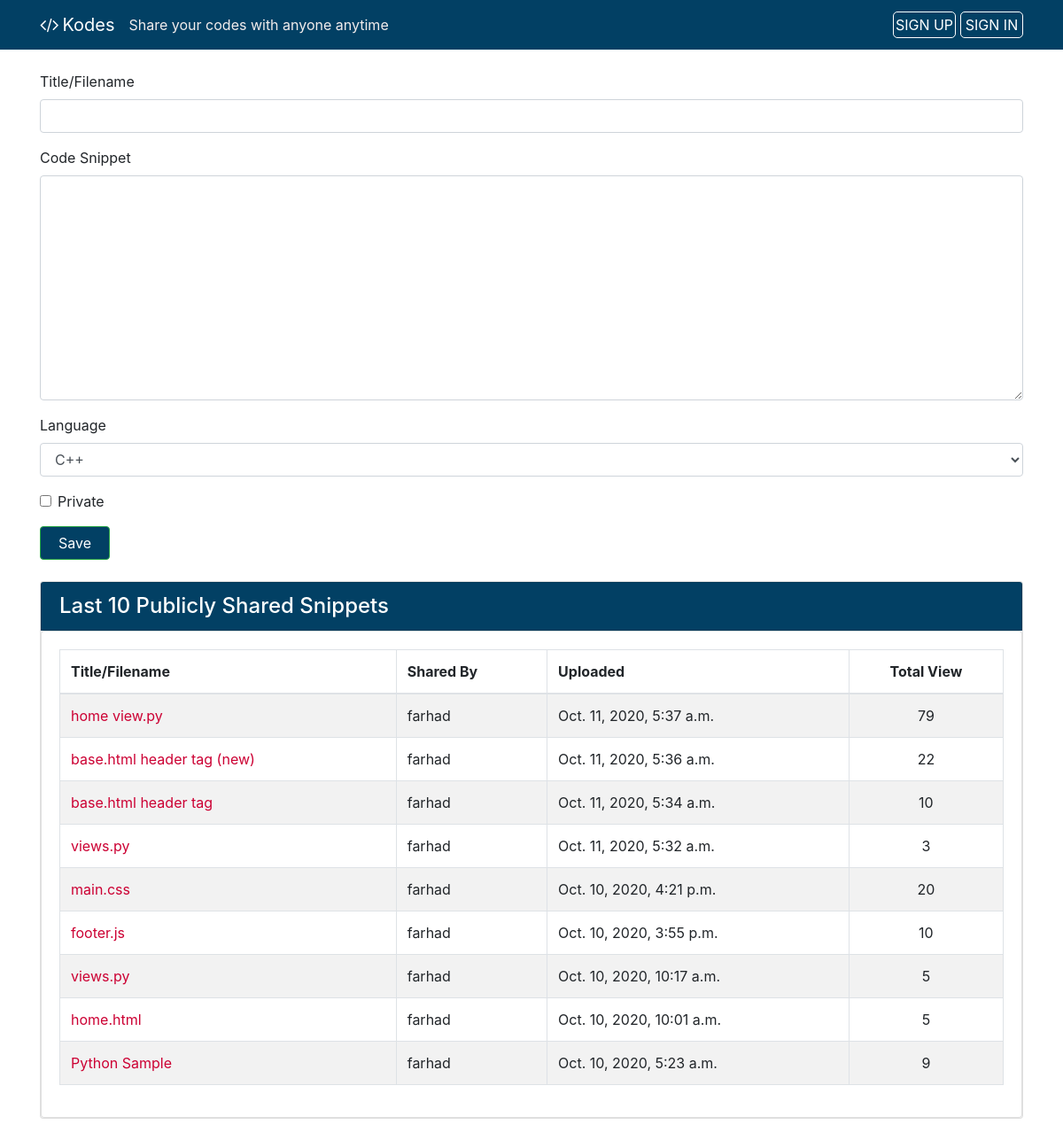
The app's page /, older data.
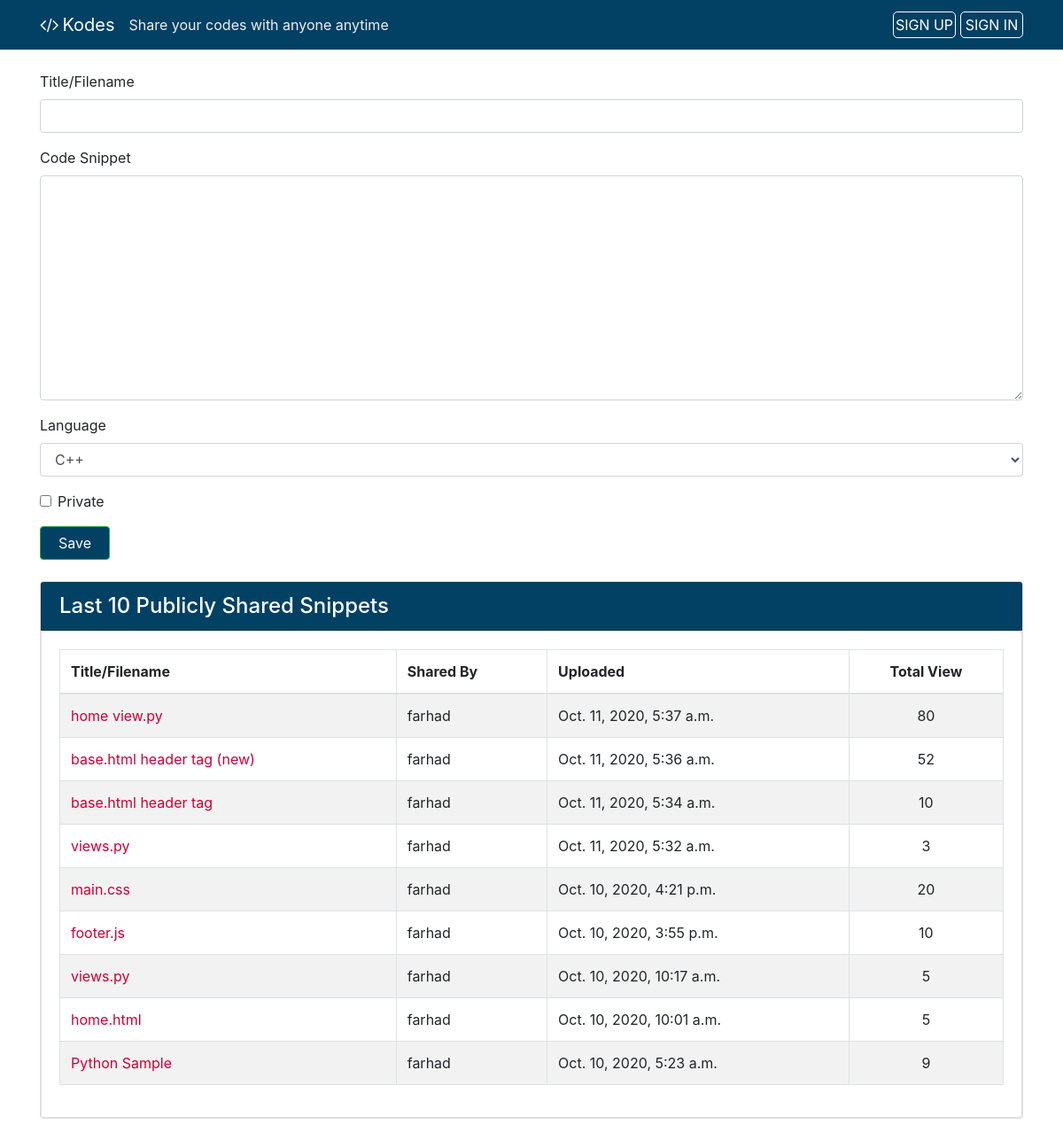
The same page, newer data.
### codes/models.py (models this page shows, shortened)
class Code(models.Model):
    author = models.ForeignKey(User, on_delete=models.CASCADE, null=True, blank=True)
    created_utc = models.DateTimeField(auto_now_add=True, verbose_name="Created")
    total_views = models.IntegerField(default=0)
    snippet_title = models.CharField(max_length=1000, default="", verbose_name="Title/Filename")
    snippet_body = models.TextField(verbose_name="Code Snippet")
    language = models.ForeignKey(Language, on_delete=models.SET_NULL, null=True)
    is_private = models.BooleanField(default=False, verbose_name="Private")
    password = models.CharField(max_length=1000, default="", blank=True)

### codes/views.py (the view, shortened to what this page needs)
# urls.py: path('', home, name="home"),
def home(request):
    form =  CodeSubmissionForm()
    codes = Code.objects.order_by('-created_utc').all()
    per_page = 10
    paginator = Paginator(codes, per_page).get_page(1)
    context = {
        "form": form,
        "codes": codes,
        "paginator": paginator
    }
    return render(request, "codes/home.html", context)

### codes/forms.py
class CodeSubmissionForm(ModelForm):
    def __init__(self, *args, **kwargs):
        super(CodeSubmissionForm, self).__init__(*args, **kwargs)
        language = Language.objects.order_by('-is_popular', 'name').all()
        self.fields['language'].choices = [[lang.language_code, lang.name] for lang in language]
    class Meta:
        model = Code
        fields = '__all__'
        exclude = ['total_views', 'author']

### codes/context_processors.py (called while the page is built)
def sitename_tagline(request):
    context = {
        'SITENAME': settings.SITENAME,
        'TAGLINE': settings.TAGLINE
    }
    return context

### codes/templates/codes/home.html (shortened to what this page needs)
{% extends 'codes/base.html' %}
{% block content %}
<form method="POST">
    <div class="form-group">
        <label for="id_snippet_title">{{ form.snippet_title.label }}</label>
        {{ form.snippet_title }}
    </div>
    <div class="form-group">
        <label for="id_snippet_body">{{ form.snippet_body.label }}</label>
        {{ form.snippet_body }}
    </div>
    <div class="form-group">
        <label for="id_language">{{ form.language.label }}</label>
        {{ form.language }}
    </div>
    <div class="form-group form-check">
        {{ form.is_private }}
        <label class="form-check-label" for="id_is_private">{{ form.is_private.label }}</label>
    </div>
    <input type="submit" value="Save" class="btn btn-success code-submit">
</form>
<div class="card my-4">
    <div class="card card-header shared-snippet-title" style="padding-bottom: 0px !important">
        <h4 class="card-title">Last 10 Publicly Shared Snippets</h4>
    </div>
    <div class="card card-body">
        <table class="table table-striped table-bordered">
            <thead>
                <tr>
                    <th>Title/Filename</th>
                    <th>Shared By</th>
                    <th>Uploaded</th>
                    <th class="text-center">Total View</th>
                </tr>
            </thead>
            <tbody>
                {% for code in paginator %}
                    <tr>
                        <td><a href="{% url 'code_view' code.id %}">{{ code.snippet_title }}</a></td>
                        <td>{{ code.author.username|default:"Guest User" }}</td>
                        <td>{{ code.created_utc }}</td>
                        <td class="text-center">{{ code.total_views }}</td>
                    </tr>
                {% endfor %}
            </tbody>
        </table>
    </div>
</div>
{% endblock content %}

Row changes from the older to the newer data that the page shows:
changed Code "home view.py": total_views "79" → "80"
changed Code "base.html header tag (new)": total_views "22" → "52"
